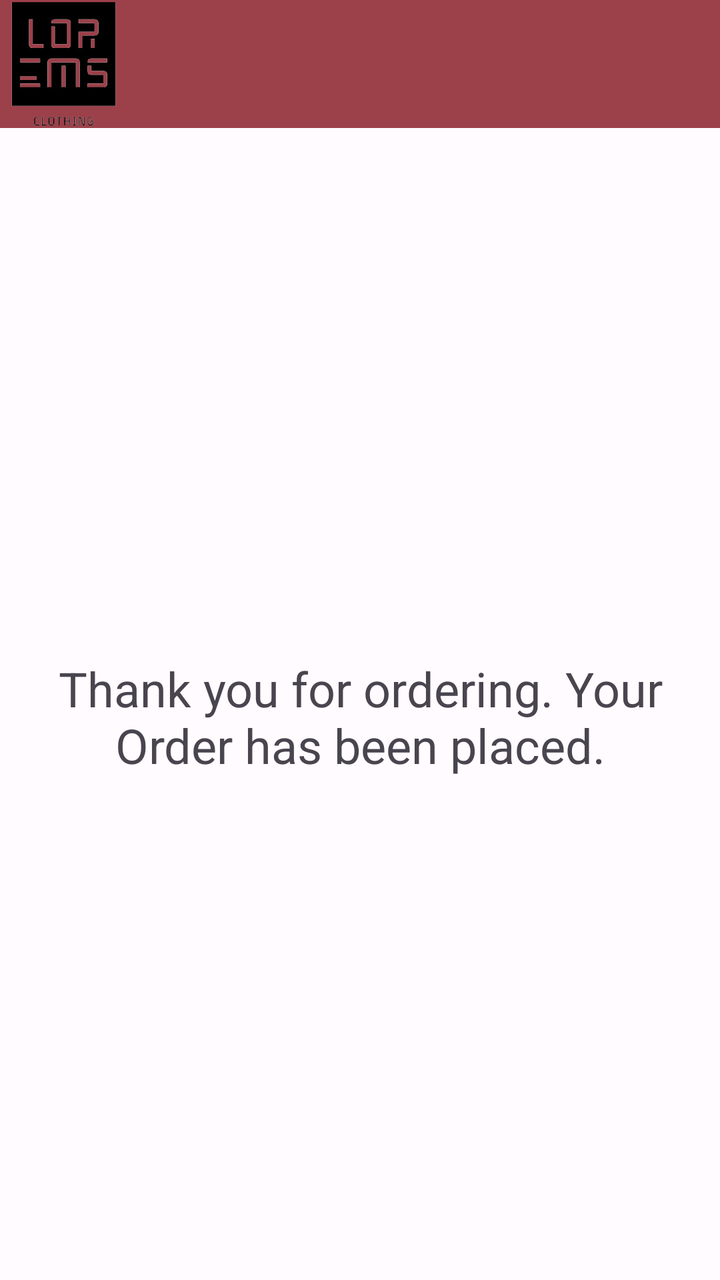
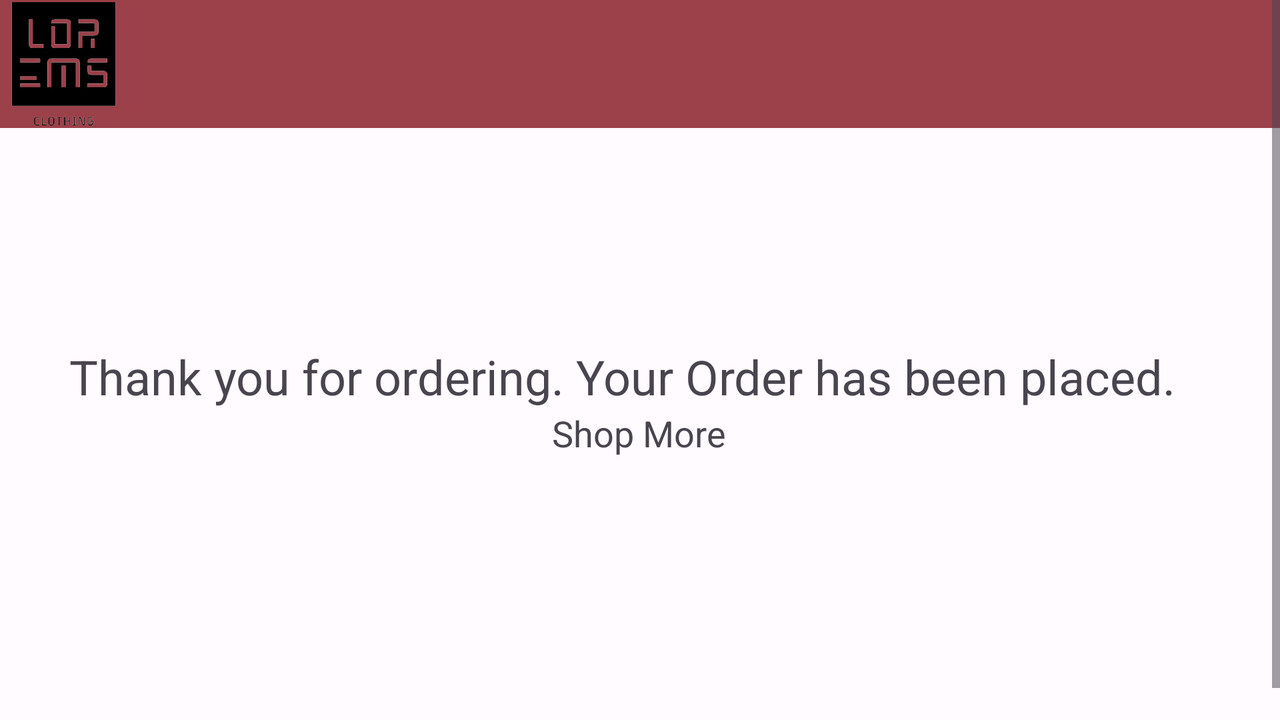

The same Android screen from two of the app's own layout files: first res/layout/ as a phone draws it, then the author's variant for another configuration, drawn on a device whose configuration selects that folder. Both files follow.
<!-- AndroidManifest.xml: application theme AppTheme -->
<!-- res/layout/activity_thanks.xml -->
<?xml version="1.0" encoding="utf-8"?>
<androidx.constraintlayout.widget.ConstraintLayout xmlns:android="http://schemas.android.com/apk/res/android"
    xmlns:app="http://schemas.android.com/apk/res-auto"
    xmlns:tools="http://schemas.android.com/tools"
    android:id="@+id/main"
    android:layout_width="match_parent"
    android:layout_height="match_parent"
    tools:context=".ThanksActivity">

    <com.google.android.material.appbar.MaterialToolbar
        android:id="@+id/materialToolbar"
        android:layout_width="match_parent"
        android:layout_height="wrap_content"
        android:background="?attr/colorPrimary"
        android:minHeight="?attr/actionBarSize"
        android:theme="?attr/actionBarTheme"
        app:layout_constraintEnd_toEndOf="parent"
        app:layout_constraintHorizontal_bias="0.0"
        app:layout_constraintStart_toStartOf="parent"
        app:layout_constraintTop_toTopOf="parent" />


    <ImageView
        android:id="@+id/imageView"
        android:layout_width="64dp"
        android:layout_height="0dp"
        app:layout_constraintBottom_toBottomOf="@+id/materialToolbar"
        app:layout_constraintStart_toStartOf="parent"
        app:layout_constraintTop_toTopOf="parent"
        app:layout_constraintVertical_bias="0.0"
        app:srcCompat="@drawable/lorems_clothing_home_logo" />

    <ImageView
        android:id="@+id/logout"
        android:layout_width="56dp"
        android:layout_height="0dp"
        app:layout_constraintBottom_toBottomOf="@+id/materialToolbar"
        app:layout_constraintEnd_toEndOf="parent"
        app:layout_constraintHorizontal_bias="1.0"
        app:layout_constraintStart_toStartOf="parent"
        app:layout_constraintTop_toTopOf="parent"
        app:layout_constraintVertical_bias="0.0"
        app:srcCompat="@drawable/logout" />

    

    <TextView
        android:id="@+id/thankYouTextView"
        android:layout_width="wrap_content"
        android:layout_height="wrap_content"
        android:layout_marginTop="264dp"
        android:text="Thank you for ordering. Your Order has been placed."
        android:textAlignment="center"
        android:textSize="24sp"
        app:layout_constraintEnd_toEndOf="parent"
        app:layout_constraintStart_toStartOf="parent"
        app:layout_constraintTop_toBottomOf="@+id/materialToolbar" />

    <TextView
        android:id="@+id/shopMore"
        android:layout_width="wrap_content"
        android:layout_height="wrap_content"
        android:layout_marginBottom="300dp"
        android:text="Shop More"
        android:textSize="18sp"
        app:layout_constraintBottom_toBottomOf="parent"
        app:layout_constraintEnd_toEndOf="parent"
        app:layout_constraintHorizontal_bias="0.498"
        app:layout_constraintStart_toStartOf="parent"
        app:layout_constraintTop_toBottomOf="@+id/thankYouTextView"
        app:layout_constraintVertical_bias="1.0" />


</androidx.constraintlayout.widget.ConstraintLayout>
<!-- resources referenced by this layout -->
<resources>
  <!-- drawable lorems_clothing_home_logo: png bitmap (drawable, 12674 bytes) -->
  <style name="AppTheme" parent="Theme.Material3.Light.NoActionBar">
          <item name="fontFamily">@font/aclonica</item>
          <item name="colorPrimary">@color/md_theme_light_primary</item>
          <item name="colorOnPrimary">@color/md_theme_light_onPrimary</item>
          <item name="colorPrimaryContainer">@color/md_theme_light_primaryContainer</item>
          <item name="colorOnPrimaryContainer">@color/md_theme_light_onPrimaryContainer</item>
          <item name="colorSecondary">@color/md_theme_light_secondary</item>
          <item name="colorOnSecondary">@color/md_theme_light_onSecondary</item>
          <item name="colorSecondaryContainer">@color/md_theme_light_secondaryContainer</item>
          <item name="colorOnSecondaryContainer">@color/md_theme_light_onSecondaryContainer</item>
          <item name="colorTertiary">@color/md_theme_light_tertiary</item>
          <item name="colorOnTertiary">@color/md_theme_light_onTertiary</item>
          <item name="colorTertiaryContainer">@color/md_theme_light_tertiaryContainer</item>
          <item name="colorOnTertiaryContainer">@color/md_theme_light_onTertiaryContainer</item>
          <item name="colorError">@color/md_theme_light_error</item>
          <item name="colorErrorContainer">@color/md_theme_light_errorContainer</item>
          <item name="colorOnError">@color/md_theme_light_onError</item>
          <item name="colorOnErrorContainer">@color/md_theme_light_onErrorContainer</item>
          <item name="android:colorBackground">@color/md_theme_light_background</item>
          <item name="colorOnBackground">@color/md_theme_light_onBackground</item>
          <item name="colorSurface">@color/md_theme_light_surface</item>
          <item name="colorOnSurface">@color/md_theme_light_onSurface</item>
          <item name="colorSurfaceVariant">@color/md_theme_light_surfaceVariant</item>
          <item name="colorOnSurfaceVariant">@color/md_theme_light_onSurfaceVariant</item>
          <item name="colorOutline">@color/md_theme_light_outline</item>
          <item name="colorOnSurfaceInverse">@color/md_theme_light_inverseOnSurface</item>
          <item name="colorSurfaceInverse">@color/md_theme_light_inverseSurface</item>
          <item name="colorPrimaryInverse">@color/md_theme_light_inversePrimary</item>
      </style>
  <color name="md_theme_light_primary">#9C404A</color>
  <color name="md_theme_light_onPrimary">#FFFFFF</color>
  <color name="md_theme_light_primaryContainer">#FFDADA</color>
  <color name="md_theme_light_onPrimaryContainer">#40000D</color>
  <color name="md_theme_light_secondary">#765657</color>
  <color name="md_theme_light_onSecondary">#FFFFFF</color>
  <color name="md_theme_light_secondaryContainer">#FFDADA</color>
  <color name="md_theme_light_onSecondaryContainer">#2C1516</color>
  <color name="md_theme_light_tertiary">#76592F</color>
  <color name="md_theme_light_onTertiary">#FFFFFF</color>
  <color name="md_theme_light_tertiaryContainer">#FFDDB2</color>
  <color name="md_theme_light_onTertiaryContainer">#291800</color>
  <color name="md_theme_light_error">#BA1A1A</color>
  <color name="md_theme_light_errorContainer">#FFDAD6</color>
  <color name="md_theme_light_onError">#FFFFFF</color>
  <color name="md_theme_light_onErrorContainer">#410002</color>
  <color name="md_theme_light_background">#FFFBFF</color>
  <color name="md_theme_light_onBackground">#201A1A</color>
  <color name="md_theme_light_surface">#FFFBFF</color>
  <color name="md_theme_light_onSurface">#201A1A</color>
  <color name="md_theme_light_surfaceVariant">#F4DDDD</color>
  <color name="md_theme_light_onSurfaceVariant">#524343</color>
  <color name="md_theme_light_outline">#857373</color>
  <color name="md_theme_light_inverseOnSurface">#FBEEED</color>
  <color name="md_theme_light_inverseSurface">#362F2F</color>
  <color name="md_theme_light_inversePrimary">#FFB2B6</color>
</resources>
<!-- res/layout-land/activity_thanks.xml (the author's variant of the layout above) -->
<!-- drawn on the phone turned sideways -->
<?xml version="1.0" encoding="utf-8"?>
<ScrollView xmlns:android="http://schemas.android.com/apk/res/android"
    xmlns:app="http://schemas.android.com/apk/res-auto"
    xmlns:tools="http://schemas.android.com/tools"
    android:layout_width="match_parent"
    android:layout_height="match_parent">

<androidx.constraintlayout.widget.ConstraintLayout xmlns:android="http://schemas.android.com/apk/res/android"
    xmlns:app="http://schemas.android.com/apk/res-auto"
    xmlns:tools="http://schemas.android.com/tools"
    android:id="@+id/main"
    android:layout_width="match_parent"
    android:layout_height="match_parent"
    tools:context=".ThanksActivity">

    <com.google.android.material.appbar.MaterialToolbar
        android:id="@+id/materialToolbar"
        android:layout_width="match_parent"
        android:layout_height="wrap_content"
        android:background="?attr/colorPrimary"
        android:minHeight="?attr/actionBarSize"
        android:theme="?attr/actionBarTheme"
        app:layout_constraintEnd_toEndOf="parent"
        app:layout_constraintHorizontal_bias="0.0"
        app:layout_constraintStart_toStartOf="parent"
        app:layout_constraintTop_toTopOf="parent" />


    <ImageView
        android:id="@+id/imageView"
        android:layout_width="64dp"
        android:layout_height="0dp"
        app:layout_constraintBottom_toBottomOf="@+id/materialToolbar"
        app:layout_constraintStart_toStartOf="parent"
        app:layout_constraintTop_toTopOf="parent"
        app:layout_constraintVertical_bias="0.0"
        app:srcCompat="@drawable/lorems_clothing_home_logo" />

    <ImageView
        android:id="@+id/logout"
        android:layout_width="56dp"
        android:layout_height="0dp"
        app:layout_constraintBottom_toBottomOf="@+id/materialToolbar"
        app:layout_constraintEnd_toEndOf="parent"
        app:layout_constraintHorizontal_bias="1.0"
        app:layout_constraintStart_toStartOf="parent"
        app:layout_constraintTop_toTopOf="parent"
        app:layout_constraintVertical_bias="0.0"
        app:srcCompat="@drawable/logout" />

    

    <TextView
        android:id="@+id/thankYouTextView"
        android:layout_width="wrap_content"
        android:layout_height="wrap_content"
        android:layout_marginTop="108dp"
        android:text="Thank you for ordering. Your Order has been placed."
        android:textAlignment="center"
        android:textSize="24sp"
        app:layout_constraintEnd_toEndOf="parent"
        app:layout_constraintHorizontal_bias="0.4"
        app:layout_constraintStart_toStartOf="parent"
        app:layout_constraintTop_toBottomOf="@+id/materialToolbar" />

    <TextView
        android:id="@+id/shopMore"
        android:layout_width="wrap_content"
        android:layout_height="wrap_content"
        android:layout_marginBottom="148dp"
        android:text="Shop More"
        android:textSize="18sp"
        app:layout_constraintBottom_toBottomOf="parent"
        app:layout_constraintEnd_toEndOf="parent"
        app:layout_constraintHorizontal_bias="0.499"
        app:layout_constraintStart_toStartOf="parent"
        app:layout_constraintTop_toBottomOf="@+id/thankYouTextView"
        app:layout_constraintVertical_bias="1.0" />


</androidx.constraintlayout.widget.ConstraintLayout>

</ScrollView>
